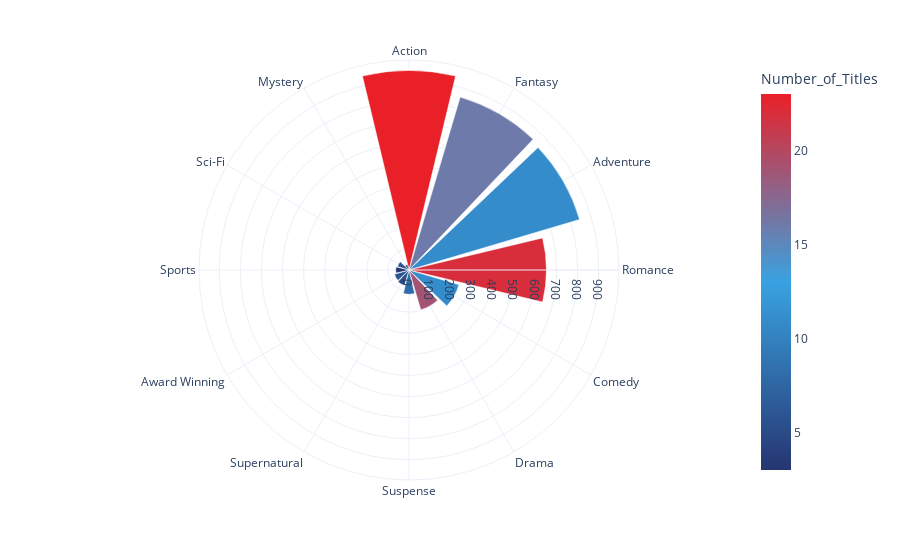

Source (notebook cell):
### Code cell
# Interactive plot to see the consumption of every genre in hours and number of titles.

colorscale = [
[0, 'rgb(38, 53, 113)'], 
[0.5, 'rgb(57, 162, 225)'],
[1, 'rgb(234, 32, 41)']
]

plot_genre = px.bar_polar(
    genre_stats, 
    r="Total_Hours",
    theta="genres",
    color="Number_of_Titles",
    template="plotly_white",
   color_continuous_scale= colorscale
)
plot_genre.show()
plot_genre.write_html("circular_plot_genre.html")

### Figure 1 — Plotly figure (JSON) as saved in the notebook; plotly's stock layout.template omitted (floating-point values rounded to 4 significant figures)
{"data": [{"hovertemplate": "Total_Hours=%{r}<br>genres=%{theta}<br>Number_of_Titles=%{marker.color}<extra></extra>", "legendgroup": "", "marker": {"color": [23, 16, 11, 22, 11, 19, 8, 5, 6, 3, 6, 4], "coloraxis": "coloraxis", "pattern": {"shape": ""}}, "name": "", "r": [946.1, 855.1, 843.7, 651.6, 247.3, 197.0, 115.2, 76.4, 71.8, 63.0, 57.2, 26.8], "showlegend": false, "subplot": "polar", "theta": ["Action", "Fantasy", "Adventure", "Romance", "Comedy", "Drama", "Suspense", "Supernatural", "Award Winning", "Sports", "Sci-Fi", "Mystery"], "type": "barpolar"}], "layout": {"autosize": true, "barmode": "relative", "coloraxis": {"colorbar": {"title": {"text": "Number_of_Titles"}}, "colorscale": [[0, "rgb(38, 53, 113)"], [0.5, "rgb(57, 162, 225)"], [1, "rgb(234, 32, 41)"]]}, "legend": {"tracegroupgap": 0}, "margin": {"t": 60}, "polar": {"angularaxis": {"direction": "clockwise", "rotation": 90, "type": "category"}, "domain": {"x": [0, 1], "y": [0, 1]}, "radialaxis": {"autorange": true, "range": [0, 995.9], "type": "linear"}}}}
